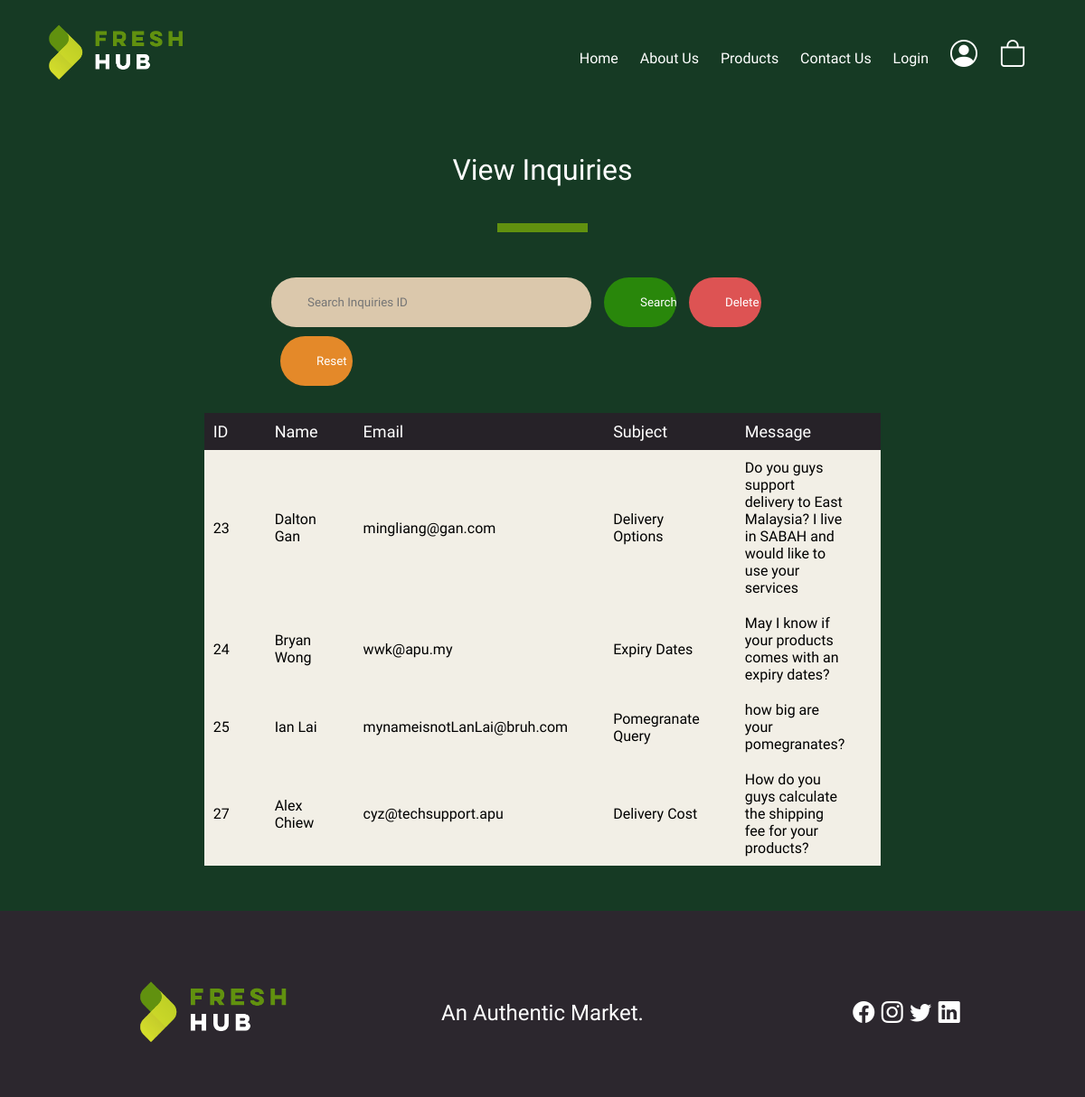
Screenshot of /contactUs/viewInquiries.php with the database file from the repository.
### tables this page shows
CREATE TABLE `inquiries` (
  `inquiry_id` int(11) NOT NULL,
  `name` varchar(255) NOT NULL,
  `email` varchar(255) NOT NULL,
  `subject` varchar(255) NOT NULL,
  `message` varchar(255) NOT NULL
);

### contactUs/viewInquiries.php (the view, shortened to what this page needs)
<?php include "../homepage/header.php"?>
<!DOCTYPE html>
<html lang="en">
<head>
    <link rel="stylesheet" href="inquiriesTable.css">
    <link rel="stylesheet" href="../homepage/homepage.css">
    <link rel="stylesheet" href="https://cdn.jsdelivr.net/npm/bootstrap-icons@1.5.0/font/bootstrap-icons.css">
</head>
<body>
<div class="database-feedback">
    <h1 class="feedback-header">View Inquiries</h1>
    <div class="feedback-border"></div>
    <div class="modify-inquiry">
        <form class="inquiry-box" action="#" method="get">
            <input type="text" class="inquiry-form" placeholder="Search Inquiries ID" name="txtInquiryID" required>
            <input type="submit" value="Search" name="btnSubmit" class="inquiry-submit">
            <input type="submit" value="Delete" name="btnDelete" class="inquiry-delete">
        </form>
        <a href="../contactUs/viewInquiries.php"><button class="inquiry-reset">Reset</button></a>
    </div>
    <table>
        <tr>
            <th>ID</th>
            <th>Name</th>
            <th>Email</th>
            <th>Subject</th>
            <th>Message</th>
        </tr>
        <?php
            $conn = mysqli_connect("localhost", "root", "", "freshhub");
            if (isset($_GET['btnSubmit'])) {
                $inquiry_id = $_GET['txtInquiryID'];
                $sqlQuery = "SELECT * FROM inquiries WHERE inquiry_id = '$inquiry_id'";
                $result = mysqli_query($conn, $sqlQuery);
                while ($row = mysqli_fetch_assoc($result)) {
                    echo
                    "<tr><td class='inquiry-id'>" . $row["inquiry_id"] .
                    "</td><td class='inquiry-name'>" . $row["name"] .
                    "</td><td class='inquiry-email'>" . $row["email"] .
                    "</td><td class='inquiry-subject'>" . $row["subject"] .
                    "</td><td class='class='inquiry-textarea'>" . $row["message"] .
                    "</td></td>";
                }
                echo "</table>";
            }
            else {
                $sql = "SELECT inquiry_id, name, email, subject, message FROM inquiries";
                $result = $conn-> query($sql);
                while ($row = $result -> fetch_assoc()) {
                    echo
                    "<tr><td class='inquiry-id'>" . $row["inquiry_id"] .
                    "</td><td class='inquiry-name'>" . $row["name"] .
                    "</td><td class='inquiry-email'>" . $row["email"] .
                    "</td><td class='inquiry-subject'>" . $row["subject"] .
                    "</td><td class='class='inquiry-textarea'>" . $row["message"] .
                    "</td></td>";
                }
                echo "</table>";
            }
        ?>
</div>
</body>
</html>
<?php include "../homepage/footer.php"?>

### homepage/header.php (shortened to what this page needs)
<!DOCTYPE html>
<html lang="en">
<head>
    <link rel="stylesheet" href="../homepage/homepage.css">
    <link rel="stylesheet" href="https://cdn.jsdelivr.net/npm/bootstrap-icons@1.5.0/font/bootstrap-icons.css">
</head>
<body>
<div class="header">
    <div class="container">
        <div class="navbar">
            <div class="logo">
                <a href="../homepage/homepage.php"><img src="../images/logo_white_smol.png" alt="logo" width="165px" height="75px"></a>
            </div>
            <nav>
                <ul>
                    <li><a href="../homepage/homepage.php">Home</a></li>
                    <li><a href="../aboutUs/aboutUs.php">About Us</a></li>
                    <li><a href="../viewProducts/productPage.php">Products</a></li>
                    <li><a href="../contactUs/contactpage.php">Contact Us</a></li>
                    <?php if (isset($_SESSION['userID'])) {
                        $userID = $_SESSION["userID"];
                        echo "<li><a href='../viewOrderHistory/orderHistory.php'>Order History</a></li>";
                        echo "<li><a href='../includes/loginRegisterInc/logoutInc.php'> Log out </a></li>";
                    } else {
                        echo "<li><a href='../loginRegister/login.php'> Login </a></li>";
                    }
                    ?>
                    <li>
                        <a href="../profilePage/editProfile.php"><i class="bi-person-circle" style="font-size: 30px; color: #FFF;"></i></a>
                    </li>
                    <li>
                        <a href="../shoppingCart/cart.php"><i class="bi-bag" style="font-size: 30px; color: #FFF;"></i></a>
                    </li>
                </ul>
            </nav>
        </div>
    </div>
</div>
</body>
</html>

### homepage/footer.php (shortened to what this page needs)
<!DOCTYPE html>
<html lang="en">
<head>
    <link rel="stylesheet" href="../homepage/homepage.css">
    <link rel="stylesheet" href="https://cdn.jsdelivr.net/npm/bootstrap-icons@1.5.0/font/bootstrap-icons.css">
</head>
<body>
    <div class="footer">
        <div class="container">
            <div class="row">
                <div class="footer-col-1">
                    <a href="../homepage/homepage.php"><img src="../images/logo_white_smol.png" alt="logoFooter"></a>
                </div>
                <div class="footer-col-2">
                    <h2>An Authentic Market.</h2>
                </div>
                <div class="footer-col-3">
                    <ul>
                        <li><i class="bi-facebook"></i></li>
                        <li><i class="bi-instagram"></i></li>
                        <li><i class="bi-twitter"></i></li>
                        <li><i class="bi-linkedin"></i></li>
                    </ul>
                </div>
            </div>
        </div>
    </div>
</body>
</html>

### homepage/homepage.css (style rules this page uses)
* { margin: 0; padding: 0; box-sizing: border-box; }
body { font-family: 'Didact Gothic', sans-serif; display: flex; flex-direction: column; min-height: 100vh; }
a { text-decoration: none; color: #FFF; }
.container { max-width: 1600px; margin: auto; padding-left: 25px; padding-right: 25px; }
.row { display: flex; align-items: center; flex-wrap: wrap; justify-content: space-around; }
.header { background: #163A24; position: sticky; top: 0; }
.navbar { display: flex; align-items: center; padding: 20px; }
nav { flex: 1; text-align: right; }
nav ul { display: inline-block; list-style-type: none; font-family: 'Didact Gothic', sans-serif; }
nav ul li { display: inline-block; margin-right: 20px; }
.footer { background: #2C272E; color: #8a8a8a; font-size: 14px; padding: 60px 0 20px; margin-top: auto; }
.footer h2 { color: #fff; margin-bottom: 0px; }
.footer i { color: #fff; padding: 2px 0 ; }
.footer-col-1, .footer-col-2, .footer-col-3 { min-width: 250px; margin-bottom: 20px; }
.footer-col-1 { flex-basis: 30%; margin: 10px 0; }
.footer-col-1 img { width: 90px; margin-bottom: 20px; margin-left: 120px; }
.footer-col-2 { flex: 1; text-align: center; }
.footer-col-2 h2 { font-family: 'Calistoga', cursive; font-weight: lighter; font-size: 24px; }
.footer-col-1 img { width: 180px; margin-bottom: 20px; }
.footer-col-3 { flex-basis: 30%; text-align: center; }
.footer-col-3 ul { display: inline-block; }
.footer-col-3 ul li { list-style-type: none; display: inline-block; padding: 2px 2px; align-items: left; font-size: 24px; }

### contactUs/inquiriesTable.css (style rules this page uses)
html { background: #163A24; }
.database-feedback { background:#163A24; padding-top: 50px; padding-bottom: 50px; }
.feedback-header { color: #fff; font-family: 'Calistoga', cursive; font-weight: lighter; text-align: center; }
.feedback-border { width: 100px; height: 10px; background: #61910F; margin: 40px auto; }
table { border-collapse: collapse; width: 50%; color: #000; background: #F2EFE6; font-family: 'Didact Gothic', sans-serif; font-size: 16px; text-align: left; margin-left: auto; margin-right: auto; }
th { background-color: #262228; color: #FFF; padding-top: 10px; padding-bottom: 10px; font-family: 'Calistoga', cursive; font-weight: lighter; font-size: 18px; padding-right: 40px; padding-left: 10px; }
td { padding-top: 10px; padding-bottom: 10px; padding-right: 40px; padding-left: 10px; }
.inquiry-id { width: 12%; }
.inquiry-subject { width: 18%; }
.inquiry-email { width: 20%; }
.inquiry-name { width: 12%; }
.modify-inquiry { background: #163A24; padding-bottom: 30px; width: 50%; margin: auto; }
.inquiry-box { overflow: hidden; display: inline; }
.inquiry-form { width:59%; display: inline; box-sizing: border-box; margin: auto; border: 0; border-radius: 30px; background: #DBC8AC; padding: 20px 40px; outline: none; color: #555; transition: 0.5s; font-family: 'Didact Gothic', sans-serif; }
.inquiry-submit { margin-top: 10px; margin-left: 10px; width: 12%; border: 0; background: #29870b; color: #fff; padding: 20px 40px; border-radius:30px; cursor: pointer; transition: 0.5s; font-family: 'Didact Gothic', sans-serif; }
.inquiry-delete { margin-top: 10px; margin-left: 10px; width: 12%; border: 0; background: #DD5353; color: #fff; padding: 20px 40px; border-radius:30px; cursor: pointer; transition: 0.5s; font-family: 'Didact Gothic', sans-serif; }
.inquiry-reset { margin-top: 10px; margin-left: 10px; width: 12%; border: 0; background: #E48929; color: #fff; padding: 20px 40px; border-radius:30px; cursor: pointer; transition: 0.5s; font-family: 'Didact Gothic', sans-serif; }

### rows the page displays
inquiries: inquiry_id "23", name "Dalton Gan", email "mingliang@gan.com", subject "Delivery Options", message "Do you guys support delivery to East Malaysia? I live in SABAH and would like to use your services"
inquiries: inquiry_id "24", name "Bryan Wong", email "wwk@apu.my", subject "Expiry Dates", message "May I know if your products comes with an expiry dates?"
inquiries: inquiry_id "25", name "Ian Lai", email "mynameisnotLanLai@bruh.com", subject "Pomegranate Query", message "how big are your pomegranates?"
inquiries: inquiry_id "27", name "Alex Chiew", email "cyz@techsupport.apu", subject "Delivery Cost", message "How do you guys calculate the shipping fee for your products?"
